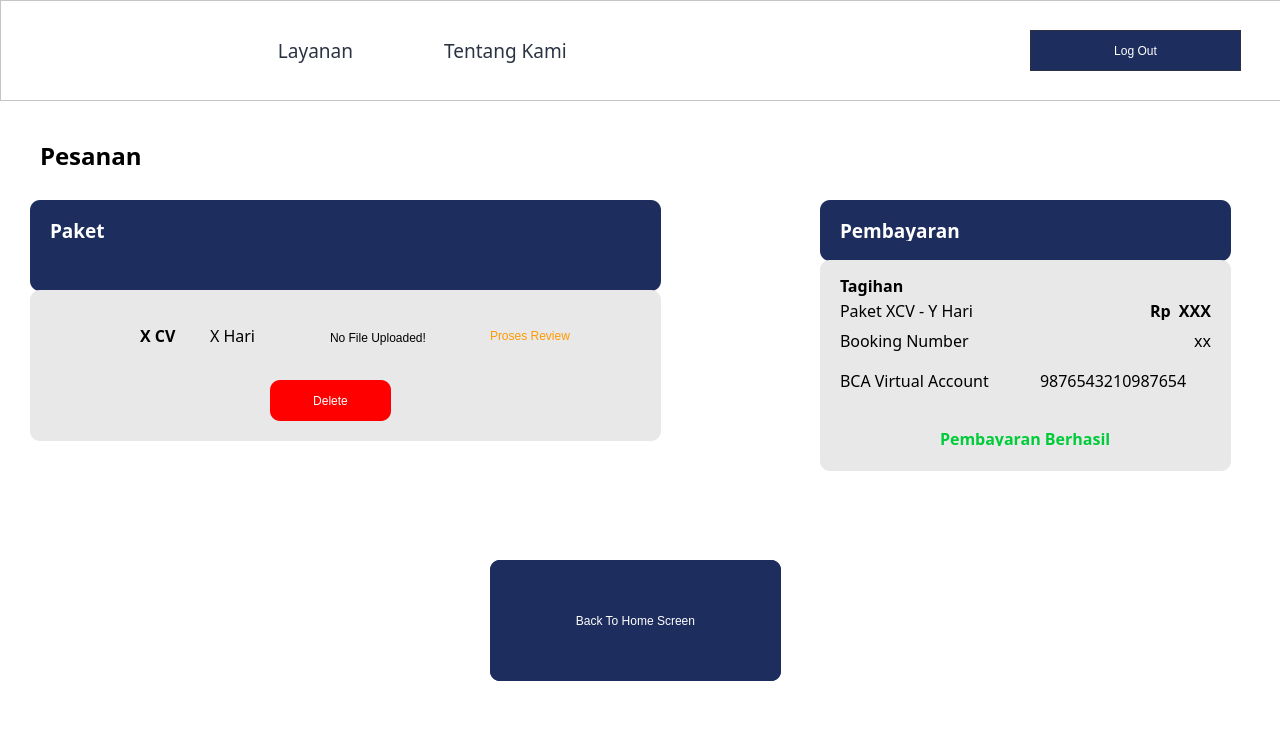
<?xml version="1.0" encoding="UTF-8"?>
<ui version="4.0">
 <class>Dialog</class>
 <widget class="QDialog" name="Dialog">
  <property name="geometry">
   <rect>
    <x>0</x>
    <y>0</y>
    <width>1280</width>
    <height>750</height>
   </rect>
  </property>
  <property name="windowTitle">
   <string>Dialog</string>
  </property>
  <property name="styleSheet">
   <string notr="true">background-color: rgb(255, 255, 255);</string>
  </property>
  <widget class="QLabel" name="labelPesanan">
   <property name="geometry">
    <rect>
     <x>40</x>
     <y>130</y>
     <width>171</width>
     <height>51</height>
    </rect>
   </property>
   <property name="font">
    <font>
     <family>Mulish</family>
     <pointsize>18</pointsize>
     <weight>75</weight>
     <italic>false</italic>
     <bold>true</bold>
    </font>
   </property>
   <property name="text">
    <string>Pesanan</string>
   </property>
  </widget>
  <widget class="QGroupBox" name="paket_box">
   <property name="geometry">
    <rect>
     <x>30</x>
     <y>200</y>
     <width>631</width>
     <height>91</height>
    </rect>
   </property>
   <property name="styleSheet">
    <string notr="true">background-color: rgb(29, 45, 94); border-radius: 10px</string>
   </property>
   <property name="title">
    <string/>
   </property>
   <widget class="QLabel" name="paketText">
    <property name="geometry">
     <rect>
      <x>20</x>
      <y>20</y>
      <width>61</width>
      <height>21</height>
     </rect>
    </property>
    <property name="font">
     <font>
      <family>Mulish</family>
      <pointsize>14</pointsize>
      <weight>75</weight>
      <bold>true</bold>
     </font>
    </property>
    <property name="styleSheet">
     <string notr="true">color: white</string>
    </property>
    <property name="text">
     <string>Paket</string>
    </property>
   </widget>
  </widget>
  <widget class="QGroupBox" name="labelbayar">
   <property name="geometry">
    <rect>
     <x>820</x>
     <y>200</y>
     <width>411</width>
     <height>61</height>
    </rect>
   </property>
   <property name="styleSheet">
    <string notr="true">background-color: rgb(29, 45, 94); border-radius: 10px</string>
   </property>
   <property name="title">
    <string/>
   </property>
   <widget class="QLabel" name="bayar">
    <property name="geometry">
     <rect>
      <x>20</x>
      <y>20</y>
      <width>121</width>
      <height>21</height>
     </rect>
    </property>
    <property name="font">
     <font>
      <family>Mulish</family>
      <pointsize>14</pointsize>
      <weight>75</weight>
      <bold>true</bold>
     </font>
    </property>
    <property name="styleSheet">
     <string notr="true">color: white</string>
    </property>
    <property name="text">
     <string>Pembayaran</string>
    </property>
   </widget>
  </widget>
  <widget class="QFrame" name="tagihan">
   <property name="geometry">
    <rect>
     <x>820</x>
     <y>260</y>
     <width>411</width>
     <height>211</height>
    </rect>
   </property>
   <property name="styleSheet">
    <string notr="true">border-radius: 10px;
background-color: rgb(232, 232, 232);</string>
   </property>
   <widget class="QLabel" name="harga">
    <property name="geometry">
     <rect>
      <x>260</x>
      <y>40</y>
      <width>131</width>
      <height>20</height>
     </rect>
    </property>
    <property name="font">
     <font>
      <family>Mulish</family>
      <pointsize>12</pointsize>
      <weight>75</weight>
      <bold>true</bold>
     </font>
    </property>
    <property name="text">
     <string>Rp  XXX</string>
    </property>
    <property name="alignment">
     <set>Qt::AlignRight|Qt::AlignTrailing|Qt::AlignVCenter</set>
    </property>
   </widget>
   <widget class="QLabel" name="tagihantitle">
    <property name="geometry">
     <rect>
      <x>20</x>
      <y>10</y>
      <width>91</width>
      <height>31</height>
     </rect>
    </property>
    <property name="font">
     <font>
      <family>Mulish</family>
      <pointsize>12</pointsize>
      <weight>75</weight>
      <bold>true</bold>
     </font>
    </property>
    <property name="text">
     <string>Tagihan</string>
    </property>
   </widget>
   <widget class="QLabel" name="rincian">
    <property name="geometry">
     <rect>
      <x>20</x>
      <y>40</y>
      <width>181</width>
      <height>20</height>
     </rect>
    </property>
    <property name="font">
     <font>
      <family>Mulish</family>
      <pointsize>12</pointsize>
      <weight>50</weight>
      <bold>false</bold>
     </font>
    </property>
    <property name="text">
     <string>Paket XCV - Y Hari</string>
    </property>
   </widget>
   <widget class="QLabel" name="paymentsuccess">
    <property name="geometry">
     <rect>
      <x>120</x>
      <y>170</y>
      <width>171</width>
      <height>16</height>
     </rect>
    </property>
    <property name="font">
     <font>
      <family>Mulish</family>
      <pointsize>12</pointsize>
      <weight>75</weight>
      <bold>true</bold>
     </font>
    </property>
    <property name="styleSheet">
     <string notr="true">color: rgb(0, 204, 57);</string>
    </property>
    <property name="text">
     <string>Pembayaran Berhasil</string>
    </property>
   </widget>
   <widget class="QLabel" name="bank">
    <property name="geometry">
     <rect>
      <x>20</x>
      <y>110</y>
      <width>181</width>
      <height>20</height>
     </rect>
    </property>
    <property name="font">
     <font>
      <family>Mulish</family>
      <pointsize>12</pointsize>
      <weight>50</weight>
      <bold>false</bold>
     </font>
    </property>
    <property name="text">
     <string>BCA Virtual Account</string>
    </property>
   </widget>
   <widget class="QLabel" name="rekening">
    <property name="geometry">
     <rect>
      <x>220</x>
      <y>110</y>
      <width>181</width>
      <height>20</height>
     </rect>
    </property>
    <property name="font">
     <font>
      <family>Mulish</family>
      <pointsize>12</pointsize>
      <weight>50</weight>
      <bold>false</bold>
     </font>
    </property>
    <property name="text">
     <string>9876543210987654</string>
    </property>
   </widget>
   <widget class="QLabel" name="label">
    <property name="geometry">
     <rect>
      <x>20</x>
      <y>70</y>
      <width>141</width>
      <height>21</height>
     </rect>
    </property>
    <property name="font">
     <font>
      <family>Mulish</family>
      <pointsize>12</pointsize>
     </font>
    </property>
    <property name="text">
     <string>Booking Number</string>
    </property>
   </widget>
   <widget class="QLabel" name="bookingNumber">
    <property name="geometry">
     <rect>
      <x>250</x>
      <y>70</y>
      <width>141</width>
      <height>21</height>
     </rect>
    </property>
    <property name="font">
     <font>
      <family>Mulish</family>
      <pointsize>12</pointsize>
     </font>
    </property>
    <property name="text">
     <string>xx</string>
    </property>
    <property name="alignment">
     <set>Qt::AlignRight|Qt::AlignTrailing|Qt::AlignVCenter</set>
    </property>
   </widget>
  </widget>
  <widget class="QFrame" name="framePaket">
   <property name="geometry">
    <rect>
     <x>30</x>
     <y>290</y>
     <width>631</width>
     <height>151</height>
    </rect>
   </property>
   <property name="styleSheet">
    <string notr="true">border-radius: 10px;
background-color: rgb(232, 232, 232);</string>
   </property>
   <property name="frameShape">
    <enum>QFrame::StyledPanel</enum>
   </property>
   <property name="frameShadow">
    <enum>QFrame::Raised</enum>
   </property>
   <widget class="QLabel" name="jmlCV">
    <property name="geometry">
     <rect>
      <x>110</x>
      <y>30</y>
      <width>91</width>
      <height>31</height>
     </rect>
    </property>
    <property name="font">
     <font>
      <family>Mulish</family>
      <pointsize>12</pointsize>
      <weight>75</weight>
      <bold>true</bold>
     </font>
    </property>
    <property name="text">
     <string>X CV</string>
    </property>
   </widget>
   <widget class="QLabel" name="jmlHari">
    <property name="geometry">
     <rect>
      <x>180</x>
      <y>30</y>
      <width>91</width>
      <height>31</height>
     </rect>
    </property>
    <property name="font">
     <font>
      <family>Mulish</family>
      <pointsize>12</pointsize>
      <weight>50</weight>
      <bold>false</bold>
     </font>
    </property>
    <property name="text">
     <string>X Hari</string>
    </property>
   </widget>
   <widget class="QPushButton" name="uploadButton">
    <property name="geometry">
     <rect>
      <x>490</x>
      <y>30</y>
      <width>111</width>
      <height>31</height>
     </rect>
    </property>
    <property name="styleSheet">
     <string notr="true">font: 81 12pt &quot;Mulish ExtraBold&quot;;
color: white;
background-color: rgb(29, 45, 94);
border-radius: 10px
</string>
    </property>
    <property name="text">
     <string>Unggah CV</string>
    </property>
   </widget>
   <widget class="QLabel" name="fileName">
    <property name="geometry">
     <rect>
      <x>300</x>
      <y>40</y>
      <width>151</width>
      <height>16</height>
     </rect>
    </property>
    <property name="styleSheet">
     <string notr="true">font: 10pt &quot;Mulish&quot;;</string>
    </property>
    <property name="text">
     <string>No File Uploaded!</string>
    </property>
   </widget>
   <widget class="QLabel" name="prosesReview">
    <property name="geometry">
     <rect>
      <x>460</x>
      <y>30</y>
      <width>151</width>
      <height>31</height>
     </rect>
    </property>
    <property name="styleSheet">
     <string notr="true">font: 11pt &quot;Mulish&quot;; color:rgb(255, 153, 0)</string>
    </property>
    <property name="text">
     <string>Proses Review</string>
    </property>
   </widget>
   <widget class="QLabel" name="gambar">
    <property name="geometry">
     <rect>
      <x>20</x>
      <y>20</y>
      <width>51</width>
      <height>51</height>
     </rect>
    </property>
    <property name="text">
     <string/>
    </property>
    <property name="pixmap">
     <pixmap>../../img/resume (1).png</pixmap>
    </property>
    <property name="scaledContents">
     <bool>true</bool>
    </property>
   </widget>
   <widget class="QPushButton" name="delete_button">
    <property name="geometry">
     <rect>
      <x>240</x>
      <y>90</y>
      <width>121</width>
      <height>41</height>
     </rect>
    </property>
    <property name="styleSheet">
     <string notr="true">font: 81 12pt &quot;Mulish ExtraBold&quot;;
color: white;
border-radius: 10px;
background-color: rgb(255, 0, 0);
</string>
    </property>
    <property name="text">
     <string>Delete</string>
    </property>
   </widget>
   <widget class="QLabel" name="label_3">
    <property name="geometry">
     <rect>
      <x>20</x>
      <y>20</y>
      <width>55</width>
      <height>51</height>
     </rect>
    </property>
    <property name="text">
     <string/>
    </property>
    <property name="pixmap">
     <pixmap>img/cv.png</pixmap>
    </property>
    <property name="scaledContents">
     <bool>true</bool>
    </property>
   </widget>
  </widget>
  <widget class="QPushButton" name="submitBookingButton">
   <property name="geometry">
    <rect>
     <x>490</x>
     <y>560</y>
     <width>291</width>
     <height>121</height>
    </rect>
   </property>
   <property name="styleSheet">
    <string notr="true">font: 81 12pt &quot;Mulish ExtraBold&quot;;
color: white;
background-color: rgb(29, 45, 94);
border-radius: 10px
</string>
   </property>
   <property name="text">
    <string>Submit Booking</string>
   </property>
  </widget>
  <widget class="QPushButton" name="homescreen">
   <property name="geometry">
    <rect>
     <x>490</x>
     <y>560</y>
     <width>291</width>
     <height>121</height>
    </rect>
   </property>
   <property name="styleSheet">
    <string notr="true">font: 81 12pt &quot;Mulish ExtraBold&quot;;
color: white;
background-color: rgb(29, 45, 94);
border-radius: 10px
</string>
   </property>
   <property name="text">
    <string>Back To Home Screen</string>
   </property>
  </widget>
  <widget class="QFrame" name="frame">
   <property name="geometry">
    <rect>
     <x>0</x>
     <y>0</y>
     <width>1281</width>
     <height>101</height>
    </rect>
   </property>
   <property name="styleSheet">
    <string notr="true">background: #FFFFFF;</string>
   </property>
   <property name="frameShape">
    <enum>QFrame::StyledPanel</enum>
   </property>
   <property name="frameShadow">
    <enum>QFrame::Raised</enum>
   </property>
   <widget class="QPushButton" name="logoutbutton">
    <property name="geometry">
     <rect>
      <x>1030</x>
      <y>30</y>
      <width>211</width>
      <height>41</height>
     </rect>
    </property>
    <property name="styleSheet">
     <string notr="true">QPushButton{ 
	background-color: #1D2D5E; color:#FFFFFF;
	font: 15pt &quot;Mulish&quot;;
	border-radius: 13.25760269165039px;
	border: 1.4px solid #2B3242;
}

 QPushButton:hover {
	background-color: #4A577E; color:#fff;
	border: 1.4px solid #2B3242;
 }</string>
    </property>
    <property name="text">
     <string>Log Out</string>
    </property>
   </widget>
   <widget class="QPushButton" name="aboutmebutton">
    <property name="geometry">
     <rect>
      <x>420</x>
      <y>30</y>
      <width>171</width>
      <height>41</height>
     </rect>
    </property>
    <property name="font">
     <font>
      <family>Mulish</family>
      <pointsize>14</pointsize>
      <weight>50</weight>
      <italic>false</italic>
      <bold>false</bold>
     </font>
    </property>
    <property name="styleSheet">
     <string notr="true">color:#000000;
color: #2B3242;
font: 14pt &quot;Mulish&quot;;
Border: 0px;</string>
    </property>
    <property name="text">
     <string>Tentang Kami</string>
    </property>
   </widget>
   <widget class="QPushButton" name="layananbutton_4">
    <property name="geometry">
     <rect>
      <x>230</x>
      <y>30</y>
      <width>171</width>
      <height>41</height>
     </rect>
    </property>
    <property name="font">
     <font>
      <family>Mulish</family>
      <pointsize>14</pointsize>
      <weight>50</weight>
      <italic>false</italic>
      <bold>false</bold>
     </font>
    </property>
    <property name="styleSheet">
     <string notr="true">color:#000000;
color: #2B3242;
font: 14pt &quot;Mulish&quot;;
Border: 0px;</string>
    </property>
    <property name="text">
     <string>Layanan</string>
    </property>
   </widget>
   <widget class="QLabel" name="label_2">
    <property name="geometry">
     <rect>
      <x>50</x>
      <y>30</y>
      <width>141</width>
      <height>41</height>
     </rect>
    </property>
    <property name="text">
     <string/>
    </property>
    <property name="pixmap">
     <pixmap>img/logo aksel.png</pixmap>
    </property>
    <property name="scaledContents">
     <bool>true</bool>
    </property>
   </widget>
  </widget>
 </widget>
 <resources>
  <include location="../../img/cv.qrc"/>
 </resources>
 <connections/>
</ui>
